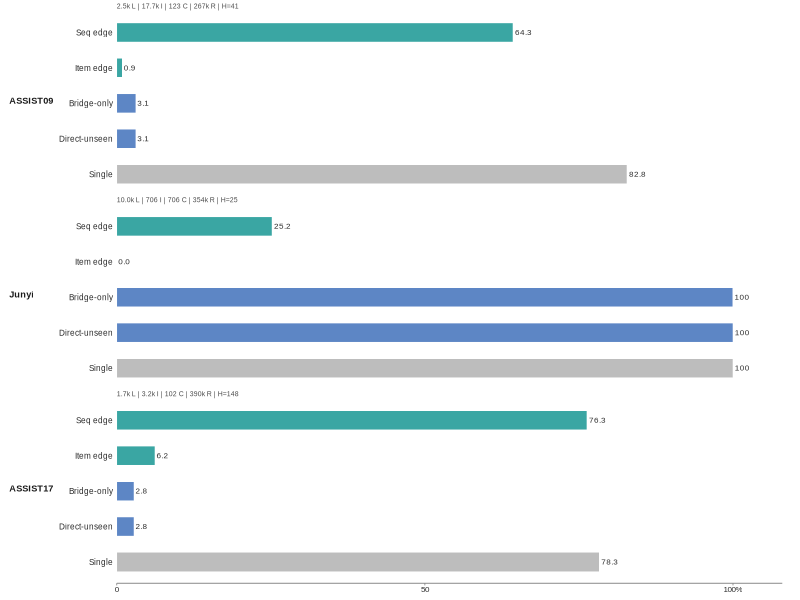

Recreate this plot in R.
library(ggplot2)
library(scales)

out_dir <- "docs/paper_review_2025_2026/icdm2026_template/IEEEtran_CTAN/IEEEtran/figures"
dir.create(out_dir, recursive = TRUE, showWarnings = FALSE)

profile <- data.frame(
  dataset = rep(c("ASSIST09", "Junyi", "ASSIST17"), each = 5),
  metric = rep(c("Single", "Direct-unseen", "Bridge-only", "Item edge", "Seq edge"), times = 3),
  value = c(
    82.8, 3.1, 3.1, 0.9, 64.3,
    100.0, 100.0, 99.97, 0.0, 25.2,
    78.3, 2.8, 2.8, 6.2, 76.3
  ),
  family = rep(c("Coverage", "Gap", "Gap", "Route", "Route"), times = 3)
)

profile$dataset <- factor(profile$dataset, levels = c("ASSIST09", "Junyi", "ASSIST17"))
profile$metric <- factor(
  profile$metric,
  levels = c("Single", "Direct-unseen", "Bridge-only", "Item edge", "Seq edge")
)

scale_info <- data.frame(
  dataset = factor(c("ASSIST09", "Junyi", "ASSIST17"), levels = c("ASSIST09", "Junyi", "ASSIST17")),
  x = 0,
  y = 5.75,
  label = c(
    "2.5k L | 17.7k I | 123 C | 267k R | H=41",
    "10.0k L | 706 I | 706 C | 354k R | H=25",
    "1.7k L | 3.2k I | 102 C | 390k R | H=148"
  )
)

pal <- c(
  "Coverage" = "#BDBDBD",
  "Gap" = "#5D86C5",
  "Route" = "#3AA6A3"
)

p <- ggplot(profile, aes(x = value, y = metric, fill = family)) +
  geom_col(width = 0.54, colour = "white", linewidth = 0.18) +
  geom_text(
    aes(label = ifelse(value >= 99.95, "100", sprintf("%.1f", value))),
    hjust = -0.12,
    size = 2.05,
    family = "Arial",
    colour = "#2B2B2B"
  ) +
  geom_text(
    data = scale_info,
    aes(x = x, y = y, label = label),
    inherit.aes = FALSE,
    hjust = 0,
    vjust = 0.5,
    size = 1.75,
    family = "Arial",
    colour = "#4A4A4A"
  ) +
  facet_grid(dataset ~ ., switch = "y") +
  scale_fill_manual(values = pal, breaks = c("Coverage", "Gap", "Route")) +
  scale_x_continuous(
    limits = c(0, 108),
    breaks = c(0, 50, 100),
    labels = c("0", "50", "100%"),
    expand = expansion(mult = c(0, 0))
  ) +
  coord_cartesian(clip = "off") +
  labs(x = NULL, y = NULL, fill = NULL) +
  theme_classic(base_family = "Arial", base_size = 6.2) +
  theme(
    axis.line.y = element_blank(),
    axis.ticks.y = element_blank(),
    axis.text.y = element_text(size = 5.9, colour = "#2B2B2B"),
    axis.text.x = element_text(size = 5.8, colour = "#2B2B2B"),
    axis.ticks.x = element_line(linewidth = 0.25, colour = "#777777"),
    axis.line.x = element_line(linewidth = 0.3, colour = "#777777"),
    strip.placement = "outside",
    strip.background = element_blank(),
    strip.text.y.left = element_text(size = 6.6, face = "bold", angle = 0, hjust = 0),
    panel.spacing.y = unit(1.1, "mm"),
    legend.position = "none",
    plot.margin = margin(1.5, 4.5, 1.5, 1.5, "mm")
  )

pdf_file <- file.path(out_dir, "fig_dataset_evidence_profiles.pdf")
png_file <- file.path(out_dir, "fig_dataset_evidence_profiles.png")

cairo_pdf(pdf_file, width = 3.5, height = 2.72, family = "Arial")
print(p)
dev.off()

ragg::agg_png(png_file, width = 3.5, height = 2.72, units = "in", res = 600, background = "white")
print(p)
dev.off()

cat("saved:", normalizePath(pdf_file, winslash = "/"), "\n")
cat("saved:", normalizePath(png_file, winslash = "/"), "\n")
